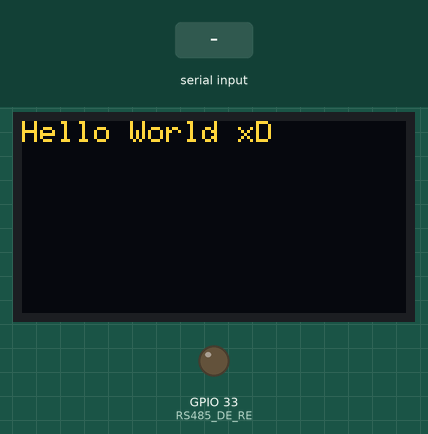
Bench run of a sketch on a simulated ESP32. Parts: 128×64 one-colour display, output pins drawn as LEDs (lit = HIGH). The test bench sets the inputs (shaded band). The OLED is the two-colour kind (top 16 rows yellow); what the sketch prints to the serial monitor is not drawn.

Above: at 2.2 s.
2.3 s: "1" received over Serial
At 3.2 s:
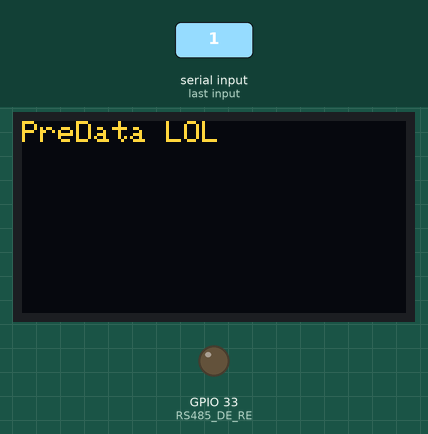
At 4.2 s:
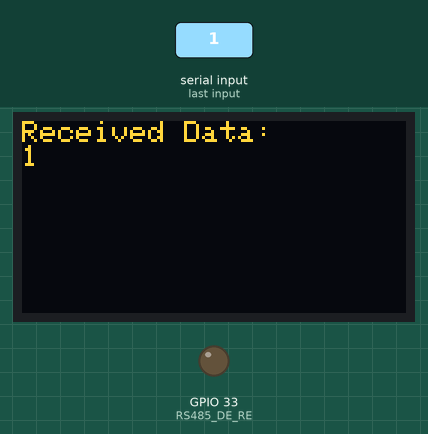
Timing chart, 0 to 5.7 s (numbered marks = the images above; inputs shaded):
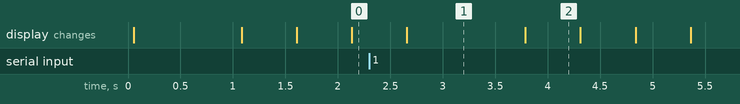

Measured:
- after the input at 2.3 s, the display: changes after 0.36 s (image 1)
- what the display in image 1 shows lasts 1.1 s, from 2.7 s to 3.8 s
- what the display in image 2 shows lasts 0.5 s, from 3.8 s to 4.3 s

The sketch:

receiver_serialRS485-OLED.ino
```cpp
#include <Wire.h>
#include <Adafruit_GFX.h>
#include <Adafruit_SSD1306.h>

#define SCREEN_WIDTH 128 // OLED display width, in pixels
#define SCREEN_HEIGHT 64 // OLED display height, in pixels
#define OLED_RESET    -1 // Reset pin (set to -1 if sharing Arduino reset pin)
#define RS485_DE_RE 33   // Pin for DE & RE
#define RS485_RO_RX0 3   // RS-485 RO is RX0 (GPIO3)

Adafruit_SSD1306 display(SCREEN_WIDTH, SCREEN_HEIGHT, &Wire, OLED_RESET);

void setup() {
  pinMode(RS485_DE_RE, OUTPUT);
  digitalWrite(RS485_DE_RE, LOW); // Enable receive mode
  delay(1);

  // Initialize Serial Communication
  Serial.begin(9600);

  // Initialize OLED display
  if (!display.begin(SSD1306_PAGEADDR, 0x3D)) { // Check if OLED is at address 0x3C
    Serial.println("SSD1306 allocation failed");
    for (;;); // Don't proceed, loop forever
  }

  display.clearDisplay();
  display.setTextSize(1);      // Normal 1:1 pixel scale
  display.setTextColor(SSD1306_WHITE); // Draw white text
  display.setCursor(0, 0);     // Start at top-left corner
  display.println("RS485 Receiver xD");
  display.display();
  delay(1000);
  display.clearDisplay();
}

void loop() {
  digitalWrite(RS485_DE_RE, LOW); // Enable receive mode

  display.clearDisplay();
  display.setCursor(0, 0);
  display.println("Hello World xD");
  display.display();
  delay(500);

  if (Serial.available()) {
    // Display the received data on the OLED
    display.clearDisplay();
    display.setCursor(0, 0);
    display.println("PreData LOL");
    display.display();
    delay(100);

    String receivedData = Serial.readString();
    receivedData.trim();  // Remove any extra whitespace from the input

    // Display the received data on the OLED
    display.clearDisplay();
    display.setCursor(0, 0);
    display.println("Received Data:");
    display.println(receivedData);
    display.display();
    // Print received data to serial monitor for debugging
    Serial.println("Data received: " + receivedData);
    delay(500);
  } else {
    // Display the received data on the OLED
    display.clearDisplay();
    display.setCursor(0, 0);
    display.println("Received Data Failed");
    display.display();
    delay(500);
  }

}
```
